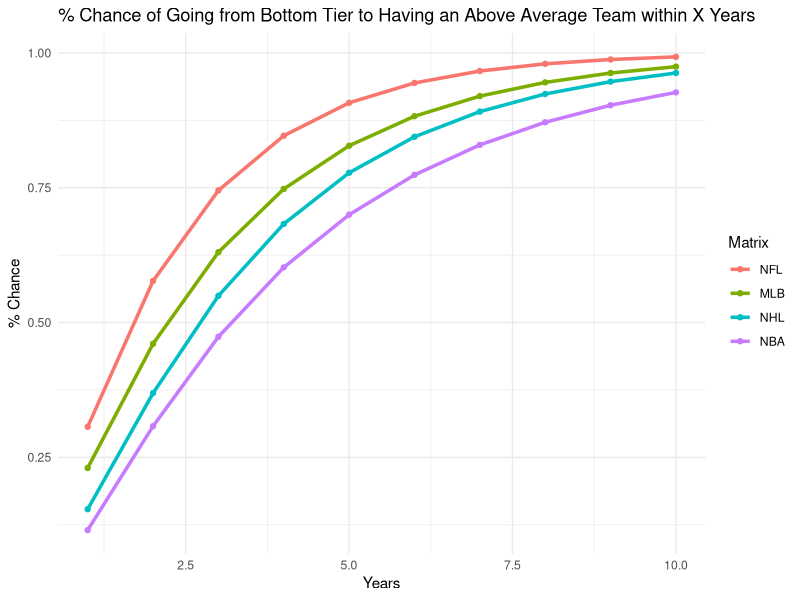

R code for this plot:
library(here)
library(readr)
library(tibble)
library(dplyr)

NFL_norm <- as.matrix(read_csv(here("datasets", "NFLNorm.csv")))
MLB_norm <- as.matrix(read_csv(here("datasets", "MLBNorm.csv")))
NHL_norm <- as.matrix(read_csv(here("datasets", "NHLNorm.csv")))
NBA_norm <- as.matrix(read_csv(here("datasets", "NBANorm.csv")))

NFL_norm <- apply(NFL_norm, 2, as.numeric)
MLB_norm <- apply(MLB_norm, 2, as.numeric)
NHL_norm <- apply(NHL_norm, 2, as.numeric)
NBA_norm <- apply(NBA_norm, 2, as.numeric)

make_absorbing_4_to_6 <- function(P) {
  # Check that P is a square matrix
  if (!is.matrix(P) || nrow(P) != ncol(P)) {
    stop("Input must be a square matrix")
  }
  
  n <- nrow(P)
  
  # Define absorbing states (states 4 to 6, or up to n if n < 6)
  absorbing_states <- intersect(4:6, 1:n)
  
  # For each absorbing state, set its row to all zeros and put 1 on the diagonal
  for (s in absorbing_states) {
    P[s, ] <- 0
    P[s, s] <- 1
  }
  
  return(P)
}


orig_matrices <- list(NFL_norm, MLB_norm, NHL_norm, NBA_norm)

new_matrices_func <- function(matrices) {
  new_matrices <- list()
  for (matrix in matrices) {
    print(dim(matrix))
    result <- make_absorbing_4_to_6(matrix)
    new_matrices[[length(new_matrices) + 1]] <- result
  }
  return(new_matrices)
}

end_matrices <- new_matrices_func(orig_matrices)

to_power <- function(matrices) {
  vals <- list()
  for (matrix in matrices) {
    matrix_k = matrix
    for (i in 1:6){
      matrix_k = matrix_k %*% matrix
    }
    vals <- c(vals, sum(matrix_k[1, 4:6]))
  }
  return(vals)
}

after_6_years = to_power(end_matrices)

library(expm)
library(ggplot2)
library(tidyr)
library(dplyr)


compute_row_sums <- function(mat) {
  sapply(1:10, function(x) {
    powered <- mat %^% x
    sum(powered[1, 4:6])
  })
}

# Compute row sums for each matrix
row_sums_list <- lapply(end_matrices, compute_row_sums)

# Combine into a data frame
df <- data.frame(
  Power = 1:10,
  NFL = row_sums_list[[1]],
  MLB = row_sums_list[[2]],
  NHL = row_sums_list[[3]],
  NBA = row_sums_list[[4]]
)

# Reshape to long format for ggplot
df_long <- pivot_longer(df, cols = -Power, names_to = "Matrix", values_to = "RowSum")
# Reorder factor levels so legend shows NFL first
df_long$Matrix <- factor(df_long$Matrix, levels = c("NFL", "MLB", "NHL", "NBA"))

# Plot
comp_plot <- ggplot(df_long, aes(x = Power, y = RowSum, color = Matrix)) +
  geom_line(size = 1.2) +
  geom_point() +
  theme_minimal() +
  labs(title = "% Chance of Going from Bottom Tier to Having an Above Average Team within X Years", x = "Years", y = "% Chance")

ggsave(here("plots", "comparison_plot.png"), 
       plot=comp_plot,
       bg = "white",
       width = 10,
       height = 6)

df_edited = subset(df, select=-Power)
# Convert row names into a column named "Years"
df_edited <- rownames_to_column(df_edited, var = "Years")
df_rounded <- df_edited %>%
  mutate(across(where(is.numeric), ~ round(.x, 2)))

write_csv(df_rounded, here("datasets", "comparedmatrix.csv"))
